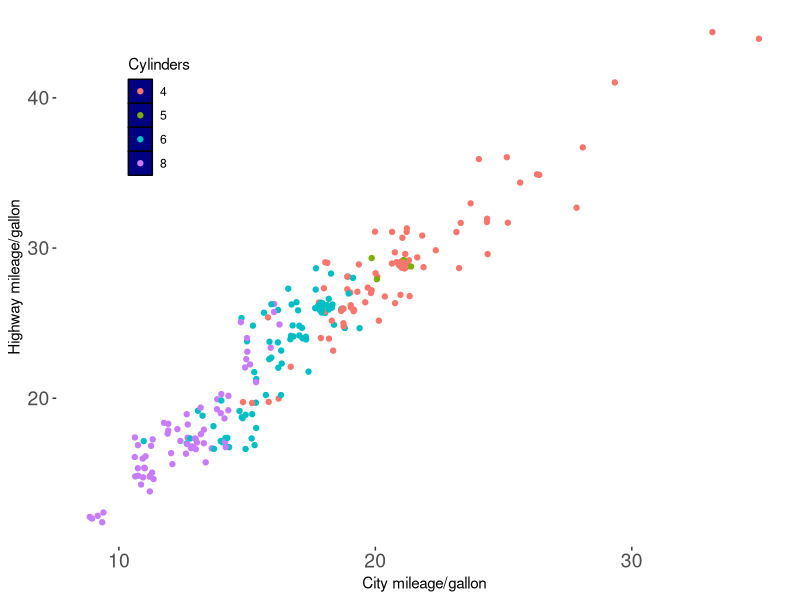
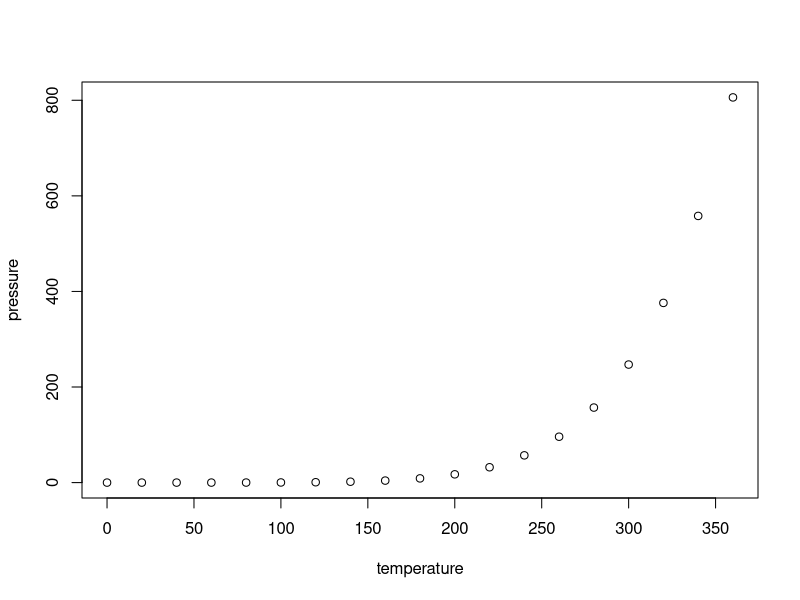

Generate these figures, in order, with R:
## ---- chunk 1
knitr::opts_chunk$set(echo = TRUE)
library(ggplot2)
## ---- chunk 2
ggplot(mpg, aes(x = cty, y = hwy, color = factor(cyl))) +
  geom_jitter() +
  labs(
    x = "City mileage/gallon",
    y = "Highway mileage/gallon",
    color = "Cylinders"
  )+
theme(
    axis.text = element_text(size = 14),
    legend.key = element_rect(fill = "navy"),
    legend.background = element_rect(fill = "white"),
    legend.position = c(0.14, 0.80),
    #panel.grid.major = element_line(colour = "grey40"),
    #panel.grid.minor = element_blank(),
   panel.background = element_blank(),
   element_line(2,linetype = "dashed")
  )
## ---- chunk 3
plot(pressure)
